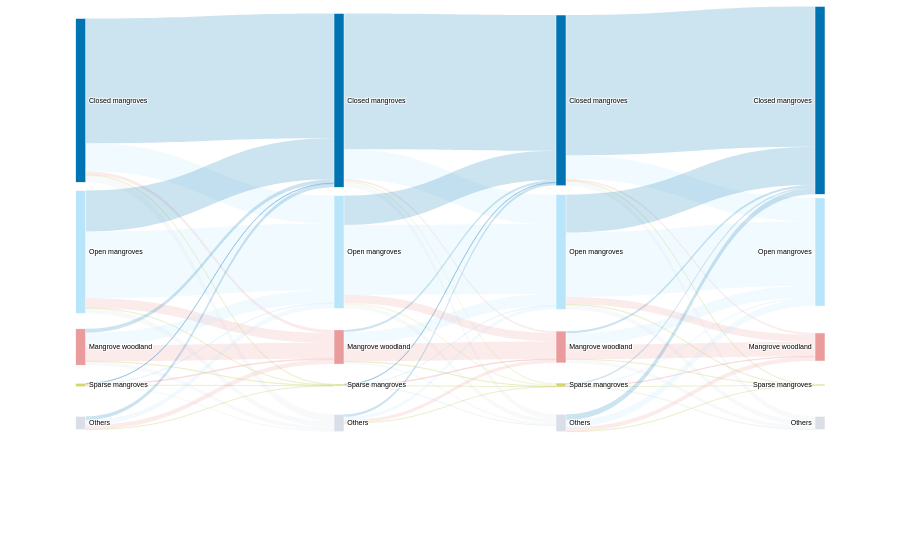

Notebook cell for this chart:
### Code cell
value = df[df['Period']<=3]['Area_v2']
alpha = 0.2
link_colors = [f'rgba(0,117,178,{alpha})',f'rgba(185, 230, 248,{alpha})',f'rgba(234, 156, 155,{alpha})',f'rgba(206, 214, 119,{alpha})',f'rgba(217, 222, 231,{alpha})']
colors = ["#0074b3",'#b9e5fa','#ea9c9d','#d4d66d','#d9dee7']
fig = go.Figure(data=[go.Sankey(
    node = dict(
      pad = 10,
      thickness = 10,
      line = dict(color = "white", width = 0.5),
      x = [0.001]*5+[0.35]*5+[0.65]*5+[1]*5,
      y = [0.001,0.4,0.65,0.75,0.85]*5,
      label = ["Closed mangroves", "Open mangroves", "Mangrove woodland", "Sparse mangroves", "Others"]*4,
      color = colors*5,
    ),
    link = dict(
      source = [0]*5+[1]*5+[2]*5+[3]*5+[4]*4+[5]*5+[6]*5+[7]*5+[8]*5+[9]*4+[10]*5+[11]*5+[12]*5+[13]*5+[14]*4,
      target = [5,6,7,8,9]*4+[5,6,7,8]+[10,11,12,13,14]*4+[10,11,12,13]+[15,16,17,18,19]*4+[15,16,17,18],
      value = value,
      color = link_colors*4+link_colors[:-1]+link_colors*4+link_colors[:-1]+link_colors*4+link_colors[:-1]
  ))])

fig.update_layout(
    title_text="",
    font_family="arial",
    font_color="black",
    font_size=7,
)
fig.show()

### Figure 1 — Plotly figure (JSON) as saved in the notebook; plotly's stock layout.template omitted (floating-point values rounded to 4 significant figures)
{"data": [{"link": {"color": ["rgba(0,117,178,0.2)", "rgba(185, 230, 248,0.2)", "rgba(234, 156, 155,0.2)", "rgba(206, 214, 119,0.2)", "rgba(217, 222, 231,0.2)", "rgba(0,117,178,0.2)", "rgba(185, 230, 248,0.2)", "rgba(234, 156, 155,0.2)", "rgba(206, 214, 119,0.2)", "rgba(217, 222, 231,0.2)", "rgba(0,117,178,0.2)", "rgba(185, 230, 248,0.2)", "rgba(234, 156, 155,0.2)", "rgba(206, 214, 119,0.2)", "rgba(217, 222, 231,0.2)", "rgba(0,117,178,0.2)", "rgba(185, 230, 248,0.2)", "rgba(234, 156, 155,0.2)", "rgba(206, 214, 119,0.2)", "rgba(217, 222, 231,0.2)", "rgba(0,117,178,0.2)", "rgba(185, 230, 248,0.2)", "rgba(234, 156, 155,0.2)", "rgba(206, 214, 119,0.2)", "rgba(0,117,178,0.2)", "rgba(185, 230, 248,0.2)", "rgba(234, 156, 155,0.2)", "rgba(206, 214, 119,0.2)", "rgba(217, 222, 231,0.2)", "rgba(0,117,178,0.2)", "rgba(185, 230, 248,0.2)", "rgba(234, 156, 155,0.2)", "rgba(206, 214, 119,0.2)", "rgba(217, 222, 231,0.2)", "rgba(0,117,178,0.2)", "rgba(185, 230, 248,0.2)", "rgba(234, 156, 155,0.2)", "rgba(206, 214, 119,0.2)", "rgba(217, 222, 231,0.2)", "rgba(0,117,178,0.2)", "rgba(185, 230, 248,0.2)", "rgba(234, 156, 155,0.2)", "rgba(206, 214, 119,0.2)", "rgba(217, 222, 231,0.2)", "rgba(0,117,178,0.2)", "rgba(185, 230, 248,0.2)", "rgba(234, 156, 155,0.2)", "rgba(206, 214, 119,0.2)", "rgba(0,117,178,0.2)", "rgba(185, 230, 248,0.2)", "rgba(234, 156, 155,0.2)", "rgba(206, 214, 119,0.2)", "rgba(217, 222, 231,0.2)", "rgba(0,117,178,0.2)", "rgba(185, 230, 248,0.2)", "rgba(234, 156, 155,0.2)", "rgba(206, 214, 119,0.2)", "rgba(217, 222, 231,0.2)", "rgba(0,117,178,0.2)", "rgba(185, 230, 248,0.2)", "rgba(234, 156, 155,0.2)", "rgba(206, 214, 119,0.2)", "rgba(217, 222, 231,0.2)", "rgba(0,117,178,0.2)", "rgba(185, 230, 248,0.2)", "rgba(234, 156, 155,0.2)", "rgba(206, 214, 119,0.2)", "rgba(217, 222, 231,0.2)", "rgba(0,117,178,0.2)", "rgba(185, 230, 248,0.2)", "rgba(234, 156, 155,0.2)", "rgba(206, 214, 119,0.2)"], "source": [0, 0, 0, 0, 0, 1, 1, 1, 1, 1, 2, 2, 2, 2, 2, 3, 3, 3, 3, 3, 4, 4, 4, 4, 5, 5, 5, 5, 5, 6, 6, 6, 6, 6, 7, 7, 7, 7, 7, 8, 8, 8, 8, 8, 9, 9, 9, 9, 10, 10, 10, 10, 10, 11, 11, 11, 11, 11, 12, 12, 12, 12, 12, 13, 13, 13, 13, 13, 14, 14, 14, 14], "target": [5, 6, 7, 8, 9, 5, 6, 7, 8, 9, 5, 6, 7, 8, 9, 5, 6, 7, 8, 9, 5, 6, 7, 8, 10, 11, 12, 13, 14, 10, 11, 12, 13, 14, 10, 11, 12, 13, 14, 10, 11, 12, 13, 14, 10, 11, 12, 13, 15, 16, 17, 18, 19, 15, 16, 17, 18, 19, 15, 16, 17, 18, 19, 15, 16, 17, 18, 19, 15, 16, 17, 18], "value": [59160.0, 13170.0, 1553.0, 333.2, 3387.0, 19340.0, 31690.0, 4561.0, 203.6, 2422.0, 1871.0, 6009.0, 7514.0, 205.7, 1657.0, 193.8, 235.5, 424.7, 49.93, 729.8, 1752.0, 2331.0, 2125.0, 88.22, 64290.0, 14110.0, 879.4, 754.9, 2326.0, 13950.0, 32990.0, 4014.0, 667.1, 1839.0, 1015.0, 5540.0, 8391.0, 215.7, 1049.0, 233.3, 142.8, 283.7, 123.4, 96.79, 1157.0, 1548.0, 1510.0, 104.8, 66490.0, 11080.0, 788.8, 345.6, 2195.0, 17970.0, 30570.0, 3488.0, 187.3, 2221.0, 1040.0, 5425.0, 6837.0, 125.1, 1676.0, 736.4, 766.1, 186.7, 12.15, 163.7, 2783.0, 3415.0, 2012.0, 106.7]}, "node": {"color": ["#0074b3", "#b9e5fa", "#ea9c9d", "#d4d66d", "#d9dee7", "#0074b3", "#b9e5fa", "#ea9c9d", "#d4d66d", "#d9dee7", "#0074b3", "#b9e5fa", "#ea9c9d", "#d4d66d", "#d9dee7", "#0074b3", "#b9e5fa", "#ea9c9d", "#d4d66d", "#d9dee7", "#0074b3", "#b9e5fa", "#ea9c9d", "#d4d66d", "#d9dee7"], "label": ["Closed mangroves", "Open mangroves", "Mangrove woodland", "Sparse mangroves", "Others", "Closed mangroves", "Open mangroves", "Mangrove woodland", "Sparse mangroves", "Others", "Closed mangroves", "Open mangroves", "Mangrove woodland", "Sparse mangroves", "Others", "Closed mangroves", "Open mangroves", "Mangrove woodland", "Sparse mangroves", "Others"], "line": {"color": "white", "width": 0.5}, "pad": 10, "thickness": 10, "x": [0.001, 0.001, 0.001, 0.001, 0.001, 0.35, 0.35, 0.35, 0.35, 0.35, 0.65, 0.65, 0.65, 0.65, 0.65, 1, 1, 1, 1, 1], "y": [0.001, 0.4, 0.65, 0.75, 0.85, 0.001, 0.4, 0.65, 0.75, 0.85, 0.001, 0.4, 0.65, 0.75, 0.85, 0.001, 0.4, 0.65, 0.75, 0.85, 0.001, 0.4, 0.65, 0.75, 0.85]}, "type": "sankey"}], "layout": {"font": {"color": "black", "family": "arial", "size": 7}, "title": {"text": ""}}}
